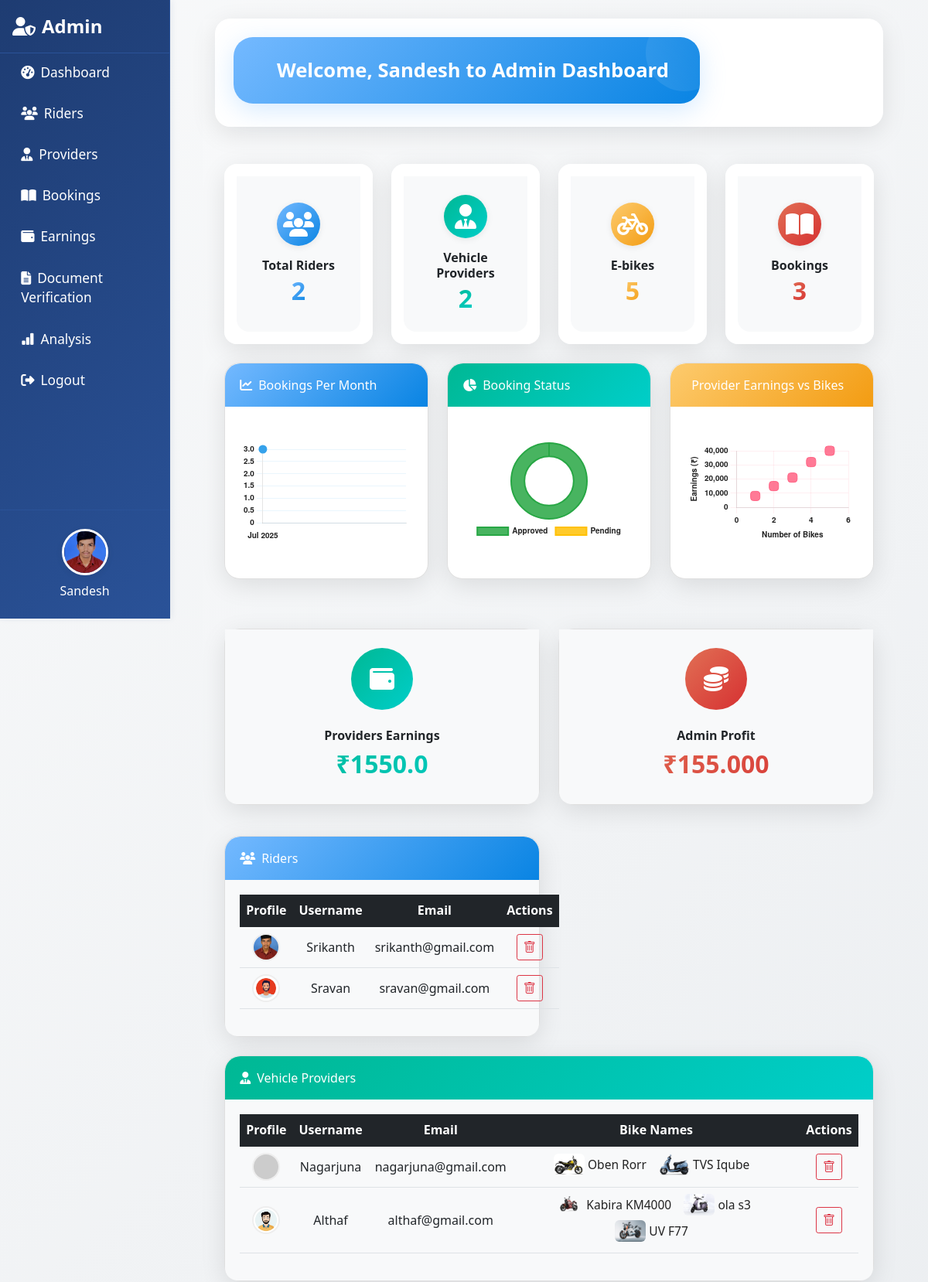
The page /admin-dashboard/ (signed in, upper part) on the database as committed earlier.
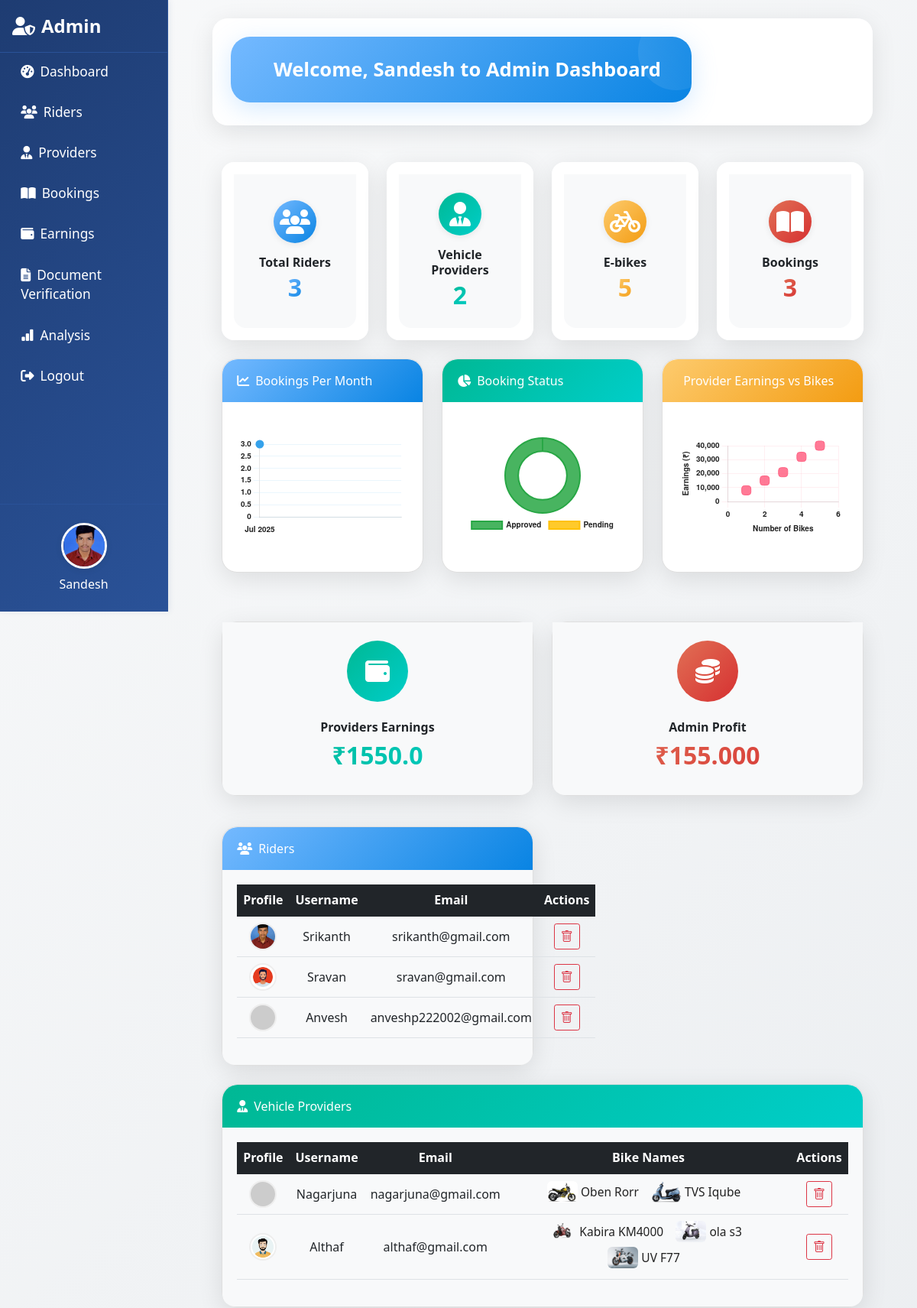
The same page on the database as committed later.
### core/models.py (models this page shows)
class User(AbstractUser):
    is_rider = models.BooleanField(default=False)
    is_vehicle_provider = models.BooleanField(default=False)
    mobile_number = models.CharField(max_length=15)
    profile_image = models.ImageField(upload_to='profile_images/', blank=True, null=True)
    is_verified_provider = models.BooleanField(default=False, help_text="Admin verification status for vehicle providers")
    verification_notes = models.TextField(blank=True, null=True, help_text="Admin notes about verification")

class EBike(models.Model):
    name = models.CharField(max_length=100)
    description = models.TextField()
    price_per_day = models.DecimalField(max_digits=6, decimal_places=2)
    price_per_week = models.DecimalField(max_digits=6, decimal_places=2)
    image = models.ImageField(upload_to='ebikes/')
    provider = models.ForeignKey(User, on_delete=models.CASCADE, related_name='ebikes')
    is_available = models.BooleanField(default=True)

### admin_dashboard/views.py (the view)
# urls.py: path('', views.admin_dashboard, name='admin_dashboard'),
@user_passes_test(is_admin)
def admin_dashboard(request):
    riders = User.objects.filter(is_rider=True)
    vehicle_providers = User.objects.filter(is_vehicle_provider=True)
    ebikes = EBike.objects.all()
    bookings = Booking.objects.all()
    platform_charge_percentage = Decimal('0.10')
    providers_earnings = []
    total_platform_charges = Decimal('0.0')  # Variable to store total platform charges
    total_providers_earnings = Decimal('0.0')
    for provider in vehicle_providers:
        total_earnings = Decimal('0.0')
        bikes = []
        for bike in provider.ebikes.all():
            earnings = Booking.objects.filter(ebike=bike, is_approved=True).aggregate(Sum('total_price'))['total_price__sum'] or Decimal('0.0')
            total_earnings += earnings
            bikes.append(bike)
        platform_charges = total_earnings * platform_charge_percentage
        total_platform_charges += platform_charges
        total_providers_earnings += total_earnings
        providers_earnings.append({
            'username': provider.username,
            'bikes': bikes,
            'total_earnings': total_earnings,
        })
    bookings_by_month = (
        Booking.objects
        .annotate(month=TruncMonth('start_date'))
        .values('month')
        .annotate(count=Count('id'))
        .order_by('month')
    )
    months = [b['month'].strftime('%b %Y') for b in bookings_by_month]
    counts = [b['count'] for b in bookings_by_month]
    approved_count = Booking.objects.filter(is_approved=True).count()
    pending_count = Booking.objects.filter(is_approved=False).count()
    pending_approvals_count = Booking.objects.filter(is_approved=False).count()
    unread_notification_count = Notification.objects.filter(recipient=request.user, is_read=False).count()
    notifications = Notification.objects.filter(recipient=request.user).order_by('-created_at')[:10]
    pending_documents = ProviderDocument.objects.filter(status='pending').order_by('-uploaded_at')
    pending_providers = User.objects.filter(is_vehicle_provider=True, is_verified_provider=False)
    return render(request, 'admin_dashboard/dashboard.html', {
        'riders': riders,
        'vehicle_providers': vehicle_providers,
        'ebikes': ebikes,
        'bookings': bookings,
        'providers_earnings': providers_earnings,
        'total_providers_earnings': total_providers_earnings,
        'platform_charges': total_platform_charges,
        'unread_notification_count': unread_notification_count,
        'notifications': notifications,
        'chart_months': json.dumps(months),
        'chart_counts': json.dumps(counts),
        'approved_count': approved_count,
        'pending_count': pending_count,
        'pending_approvals_count': pending_approvals_count,
        'pending_documents': pending_documents,
        'pending_providers': pending_providers,
    })

### admin_dashboard/views.py (called while the page is built)
def is_admin(user):
    return user.is_authenticated and user.is_staff

### core/context_processors.py (called while the page is built)
def unread_notification_count(request):
    try:
        Notification = apps.get_model('core', 'Notification')
        public_count = Notification.objects.filter(is_public=True).count()
        if request.user.is_authenticated:
            user_count = Notification.objects.filter(recipient=request.user, is_read=False).count()
            count = public_count + user_count
        else:
            count = public_count
    except Exception:
        count = 0
    return {'unread_notification_count': count}

### templates/admin_dashboard/dashboard.html (shortened to what the changed rows need)
{% extends 'core/base.html' %}
{% block content %}
<link href="https://cdn.jsdelivr.net/npm/bootstrap@5.1.3/dist/css/bootstrap.min.css" rel="stylesheet">
<link href="https://cdnjs.cloudflare.com/ajax/libs/font-awesome/6.4.0/css/all.min.css" rel="stylesheet">
<div class="main-content-with-sidebar dashboard-content">
  <div class="container-xxl">
    <div class="row g-4 mb-4 mx-1">
      <div class="col-md-3 col-12">
        <div class="card summary-card h-100 border-0 text-center" style="background: rgba(255, 255, 255, 0.95); backdrop-filter: blur(10px); border-radius: 20px; box-shadow: 0 8px 32px rgba(0,0,0,0.1);">
          <div class="card-body py-4 d-flex flex-column align-items-center justify-content-center">
            <div class="icon-circle mb-3" style="background: linear-gradient(135deg, #74b9ff 0%, #0984e3 100%);"><i class="fas fa-users"></i></div>
            <h6 class="fw-bold text-dark mb-1">Total Riders</h6>
            <h2 class="fw-bold mb-0" style="background: linear-gradient(135deg, #74b9ff, #0984e3); -webkit-background-clip: text; -webkit-text-fill-color: transparent;">{{ riders|length }}</h2>
          </div>
        </div>
      </div>
      <div class="col-md-3 col-12">
        <div class="card summary-card h-100 border-0 text-center" style="background: rgba(255, 255, 255, 0.95); backdrop-filter: blur(10px); border-radius: 20px; box-shadow: 0 8px 32px rgba(0,0,0,0.1);">
          <div class="card-body py-4 d-flex flex-column align-items-center justify-content-center">
            <h2 class="fw-bold mb-0" style="background: linear-gradient(135deg, #00b894, #00cec9); -webkit-background-clip: text; -webkit-text-fill-color: transparent;">{{ vehicle_providers|length }}</h2>
          </div>
        </div>
      </div>
      <div class="col-md-3 col-12">
        <div class="card summary-card h-100 border-0 text-center" style="background: rgba(255, 255, 255, 0.95); backdrop-filter: blur(10px); border-radius: 20px; box-shadow: 0 8px 32px rgba(0,0,0,0.1);">
          <div class="card-body py-4 d-flex flex-column align-items-center justify-content-center">
            <h2 class="fw-bold mb-0" style="background: linear-gradient(135deg, #fdcb6e, #f39c12); -webkit-background-clip: text; -webkit-text-fill-color: transparent;">{{ ebikes|length }}</h2>
          </div>
        </div>
      </div>
      <div class="col-md-3 col-12">
        <div class="card summary-card h-100 border-0 text-center" style="background: rgba(255, 255, 255, 0.95); backdrop-filter: blur(10px); border-radius: 20px; box-shadow: 0 8px 32px rgba(0,0,0,0.1);">
          <div class="card-body py-4 d-flex flex-column align-items-center justify-content-center">
            <h2 class="fw-bold mb-0" style="background: linear-gradient(135deg, #e17055, #d63031); -webkit-background-clip: text; -webkit-text-fill-color: transparent;">{{ bookings|length }}</h2>
          </div>
        </div>
      </div>
    </div>
    <div class="row mb-4 mx-1">
      <div class="col-md-6 mb-3">
        <div class="card text-center" style="background: rgba(255, 255, 255, 0.95); backdrop-filter: blur(10px); border-radius: 20px; box-shadow: 0 8px 32px rgba(0,0,0,0.1);">
          <div class="card-body py-4">
            <h2 class="text-dark fw-bold" style="background: linear-gradient(135deg, #00b894, #00cec9); -webkit-background-clip: text; -webkit-text-fill-color: transparent;">₹{{ total_providers_earnings }}</h2>
          </div>
        </div>
      </div>
      <div class="col-md-6 mb-3">
        <div class="card text-center" style="background: rgba(255, 255, 255, 0.95); backdrop-filter: blur(10px); border-radius: 20px; box-shadow: 0 8px 32px rgba(0,0,0,0.1);">
          <div class="card-body py-4">
            <h2 class="text-dark fw-bold" style="background: linear-gradient(135deg, #e17055, #d63031); -webkit-background-clip: text; -webkit-text-fill-color: transparent;">₹{{ platform_charges }}</h2>
          </div>
        </div>
      </div>
    </div>
    <div class="row mx-1" id="riders">
      <div class="col-md-6 mb-4">
        <div class="card" style="background: rgba(255, 255, 255, 0.95); backdrop-filter: blur(10px); border-radius: 20px; box-shadow: 0 8px 32px rgba(0,0,0,0.1);">
          <div class="card-body">
            <table class="table table-hover align-middle">
              <thead class="table-dark">
                <tr>
                  <th>Profile</th>
                  <th>Username</th>
                  <th>Email</th>
                  <th>Actions</th>
                </tr>
              </thead>
              <tbody>
                {% for rider in riders %}
                <tr>
                  <td>
                    <img src="{% if rider.profile_image %}{{ rider.profile_image.url }}{% else %}https://api.dicebear.com/7.x/avataaars/svg?seed={{ rider.username }}{% endif %}"
                         alt="{{ rider.username }}" style="width: 36px; height: 36px; border-radius: 50%; object-fit: cover; border: 2px solid #eee;" />
                  </td>
                  <td>{{ rider.username }}</td>
                  <td>{{ rider.email }}</td>
                  <td>
                    <a
                      href="{% url 'delete_user' rider.id %}"
                      class="btn btn-outline-danger btn-sm"
                    >
                      <i class="bi bi-trash"></i>
                    </a>
                  </td>
                </tr>
                {% endfor %}
              </tbody>
            </table>
          </div>
        </div>
      </div>
      <div class="col-12 mb-4" id="providers">
        <div class="card" style="background: rgba(255, 255, 255, 0.95); backdrop-filter: blur(10px); border-radius: 20px; box-shadow: 0 8px 32px rgba(0,0,0,0.1);">
          <div class="card-body table-responsive">
            <table class="table table-hover align-middle">
              <thead class="table-dark">
                <tr>
                  <th>Profile</th>
                  <th>Username</th>
                  <th>Email</th>
                  <th>Bike Names</th>
                  <th>Actions</th>
                </tr>
              </thead>
              <tbody>
                {% for provider in vehicle_providers %}
                <tr>
                  <td>
                    <img src="{% if provider.profile_image %}{{ provider.profile_image.url }}{% else %}https://api.dicebear.com/7.x/avataaars/svg?seed={{ provider.username }}{% endif %}"
                         alt="{{ provider.username }}" style="width: 36px; height: 36px; border-radius: 50%; object-fit: cover; border: 2px solid #eee;" />
                  </td>
                  <td>{{ provider.username }}</td>
                  <td>{{ provider.email }}</td>
                  <td style="min-width: 220px; white-space: normal;">
                    {% for ebike in provider.ebikes.all %}
                      <span style="display: inline-flex; align-items: center; margin-right: 12px; margin-bottom: 4px;">
                        {% if ebike.image %}
                          <img src="{{ ebike.image.url }}" alt="{{ ebike.name }}" style="width: 40px; height: 28px; object-fit: cover; border-radius: 6px; margin-right: 4px;" />
                        {% else %}
                          <img src="https://api.dicebear.com/7.x/icons/svg?seed={{ ebike.name }}" alt="{{ ebike.name }}" style="width: 40px; height: 28px; object-fit: cover; border-radius: 6px; margin-right: 4px;" />
                        {% endif %}
                        <span style="font-size: 0.97em; color: #222;">{{ ebike.name }}</span>
                      </span>
                    {% endfor %}
                  </td>
                  <td>
                    <a
                      href="{% url 'delete_user' provider.id %}"
                      class="btn btn-outline-danger btn-sm"
                    >
                      <i class="bi bi-trash"></i>
                    </a>
                  </td>
                </tr>
                {% endfor %}
              </tbody>
            </table>
          </div>
        </div>
      </div>
    </div>
  </div>
</div>
{% endblock %}

Rows that differ between the two databases and show on the page:
added User: username "Anvesh", email "anveshp222002@gmail.com", shown under "₹155.000"
Other text that changed with them:
{{ riders|length }}: "2" → "3"
